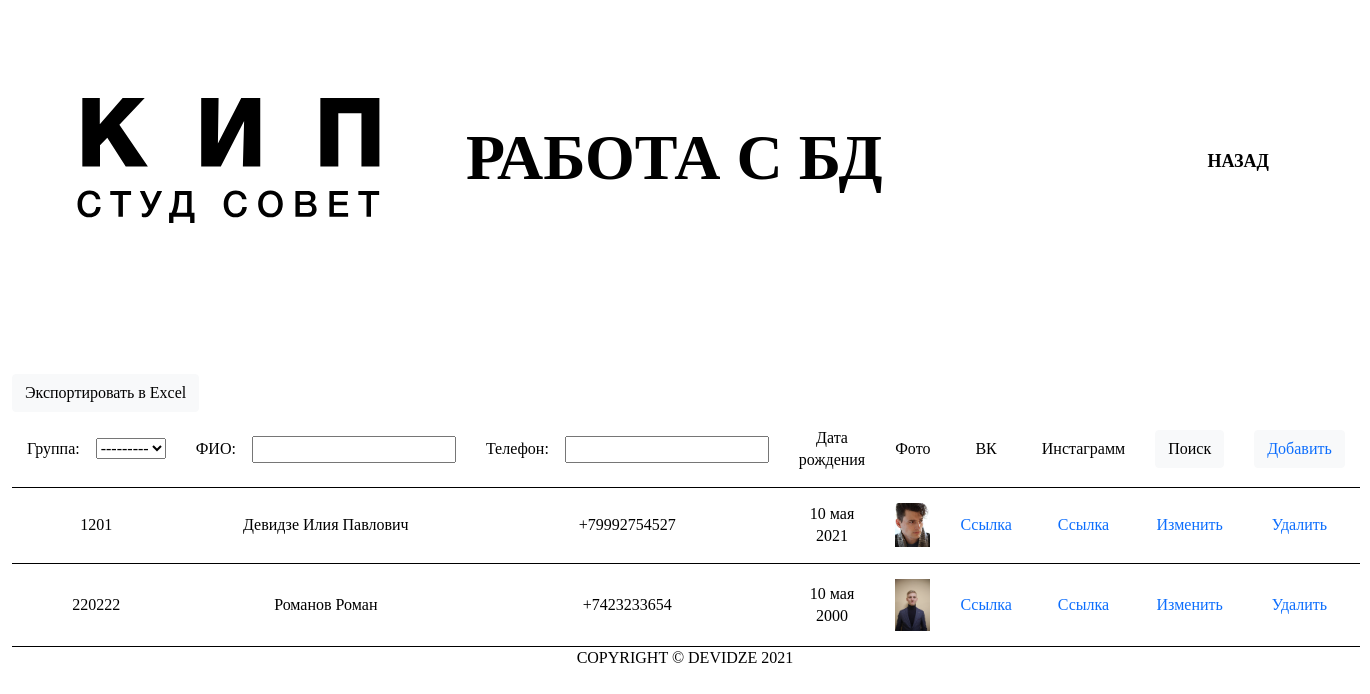
Page /admin_tabledb/Student/ (signed in) on the committed database.
### accounts/models.py (models this page shows, shortened)
class Student(models.Model):
    user        = models.OneToOneField(User, null=True, on_delete=models.CASCADE)
    group       = models.ForeignKey(Company, null=True, on_delete=models.SET_NULL)
    fio         = models.CharField(max_length=200, null=True)
    phone       = models.CharField(max_length=200, null=True)
    birthday    = models.DateField(null=True)
    profile_pic = models.ImageField(default='avatar.png', null=True, blank=True)
    vk_url      = models.CharField(max_length=200, blank=True, null=True)
    instagram_url   = models.CharField(max_length=200, blank=True, null=True)
    date_created= models.DateTimeField(auto_now_add=True, null=True)

class Company(models.Model):
    COURCE = (
            ('1', '1'),
            ('2', '2'),
            ('3', '3'),
            ('4', '4')
    )
    сourse      = models.CharField(max_length=200, null=True, choices=COURCE)
    specialty   = models.ForeignKey(Specialty, null=True, on_delete=models.SET_NULL)
    group_number= models.CharField(max_length=200, null=True)
    def __str__(self):
        return self.group_number

### accounts/decorators.py (the view)
    def wrapper_func(request, *args, **kwargs):
        group = None
        if request.user.groups.exists():
            group = request.user.groups.all()[0].name
        if group == 'student':
            return redirect('user-page')
        if group == 'admin':
            return view_func(request, *args, **kwargs)

### accounts/templates/accounts/auth/admin_tableDB.html (shortened to what this page needs)
{% extends 'accounts/auth/main_user.html' %}
{% load static %}
{% block content %}
<div class="container-fluid header-user">
    <section class="header row">
        <nav class="navbar navbar-expand-xl navbar-light">
            <div class="container-fluid header-navs">
                <a class="navbar-brand" href="{% url 'main' %}"><img class="header-logo"
                        src="{% static '/images/logo.svg' %}" alt="logo"></a>
                <h1>
                    <div class="promo-header" style="margin-left: 10vh;">Работа с БД</div>
                </h1>
                <ul class="navbar-nav me-auto mb-2 mb-lg-0 nav-items">
                    <li class="nav-item">
                        <a class="nav-link" href="{% url 'main_user' %}">Назад</a>
                    </li>
                </ul>
            </div>
        </nav>
    </section>
</div>
<button class="btn btn-light" onclick="exportTableToExcel('tblData', '{{pk_test}}')">Экспортировать в Excel</button>
<table id="tblData">
    {% if pk_test == 'Student'%}
    <form method="get">
        <tr>
            <th>Группа:&nbsp&nbsp&nbsp&nbsp{{myFilter.form.group}}</th>
            <th>ФИО:&nbsp&nbsp&nbsp&nbsp{{myFilter.form.fio}}</th>
            <th>Телефон:&nbsp&nbsp&nbsp&nbsp{{myFilter.form.phone}}</th>
            <th>Дата рождения</th>
            <th>Фото</th>
            <th>ВК</th>
            <th>Инстаграмм</th>
            <th><button class="btn btn-light" type="submit">Поиск</button></th>
            <th><button class="btn btn-light"><a href="{% url 'admin_createdb' pk_test %}">Добавить</a></button></th>
        </tr>
    </form>
    {% for field in form %}
    <tr>
        <td>{{field.group}}</td>
        <td>{{field.fio}}</td>
        <td>{{field.phone}}</td>
        <td>{{field.birthday}}</td>
        <td><img width="150px" height="350px" class="profile-pic img-fluid" src="{{field.profile_pic.url}}"
                onclick='openImageWindow(this.src);'></td>
        <td><a href="{{field.vk_url}}">Ссылка</a></td>
        <td><a href="{{field1.instagram_url}}">Ссылка</a></td>
        <td><a href="{% url 'admin_editdb' pk_test field.id %}">Изменить</a></td>
        <td><a href="{% url 'admin_deletedb' pk_test field.id %}">Удалить</a></td>
    </tr>
    {% endfor %}
    {% endif %}
</table>
{% endblock content %}

### static/css/styles.css (style rules this page uses)
body { min-width: 400px; }
table { width: 100%; }
th, td { padding: 15px; text-align: center; border-bottom: 1px black solid; }
@media all { .header { margin-bottom: 130px; } }
@media all { .header-logo { margin-left: 3.5vh; } }
@media all { .navbar-brand { margin: 0 0px; } }
@media all { .nav-item { margin-right: 75px; } }
@media (max-width: 3840px) { .nav-item { margin-right: 75px; } }
@media (max-width: 1440px) { .nav-item { margin-right: 45px; } }

### rows in the picture
Student: group "1201", fio "Девидзе Илия Павлович", phone "+79992754527", birthday "10 мая 2021", profile_pic (picture)
Student: group "220222", fio "Романов Роман", phone "+7423233654", birthday "10 мая 2000", profile_pic (picture)
